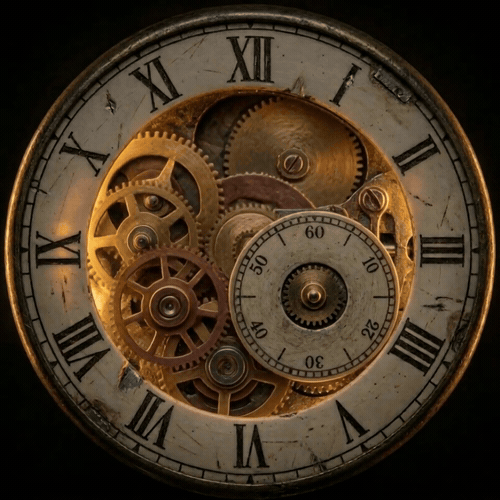
#> input picture assets/orb_bg.gif, 500 x 500 px, found by its file name
$ python bake_gif.py
#> lines starting #> are read from the running program, lines starting #| are printed output that depends on the picture
#!/usr/bin/env python3
"""
bake_gif.py — offline GIF -> raw RGB565 frame-bank baker for the orb bench.

Why offline (not an on-device GIF decoder):
  * orb_bg.gif's 20 frames are FULL-screen, all with an alpha transparency index
    and disposal=1 ("do not dispose"). Frame N is a transparent LAYER meant to sit
    on top of frames 0..N-1. A naive per-frame blit (what a simple on-device
    decoder does) renders each frame's transparent pixels as empty, so the orb
    falls apart. We composite on a persistent canvas honouring the disposal method
    per GIF89a, then bake finished full frames.
  * Raw RGB565 is 466*466*2 = 434,312 B/frame; x20 ~ 8.3 MB. Too big for the app
    partition's 1.5 MB and to sit in 8 MB PSRAM with everything else, and GDMA
    can't source pixels from PSRAM/flash without a bounce. So the frames become a
    flash-resident blob that LVGL reads with the CPU and re-flushes via the
    already-fixed partial path (byte-swap + even-align + TE-gated DMA).

Byte order: pixels are emitted as uint16 in the SAME little-endian native order
LVGL uses for LV_COLOR_DEPTH=16, so the on-device flush treats them identically to
anything LVGL rendered itself (including the RGB565 byte-swap fix).

Usage:
  python3 tools/bake_gif.py assets/orb_bg.gif [--mode cover|fit] \
      [--preview-dir assets/preview]
"""
import argparse
import os
import sys
from PIL import Image

GIF_BG = (0, 0, 0)  # true-black: invisible on the AMOLED, matches the clock bg


def decode_frame_rgba(im, i):
    """RGBA image for frame i, transparency index folded into alpha.

    Pillow >=5.3 applies im.info['transparency'] (a palette index) to the alpha
    channel automatically on convert('RGBA') from 'P' mode, so no manual mask is
    needed. We re-open fresh per frame to keep PIL's seek state predictable.
    """
    im.seek(i)
    return im.convert("RGBA")


def scale_to_panel(rgba_img, out_w, out_h, mode):
    """500x500 -> out_w x out_h: 'cover' (uniform-fill + centre-crop, so the flush
    rectangle is fully painted every frame = true full-page refresh), or 'fit'
    (contain + letterbox on black)."""
    iw, ih = rgba_img.size
    if mode == "cover":
        scale = max(out_w / iw, out_h / ih)
        nw, nh = int(round(iw * scale)), int(round(ih * scale))
        r = rgba_img.resize((nw, nh), Image.LANCZOS)
        left, top = (nw - out_w) // 2, (nh - out_h) // 2
        return r.crop((left, top, left + out_w, top + out_h))
    scale = min(out_w / iw, out_h / ih)
    nw, nh = int(round(iw * scale)), int(round(ih * scale))
    r = rgba_img.resize((nw, nh), Image.LANCZOS)
    out = Image.new("RGBA", (out_w, out_h), GIF_BG + (255,))
    out.paste(r, ((out_w - nw) // 2, (out_h - nh) // 2), r)
    return out


def rgba_to_rgb565_le(rgba_img):
    """Flatten alpha over black, then pack RGB565 as little-endian uint16 bytes
    (low byte first) — the in-memory order LVGL uses for LV_COLOR_DEPTH=16."""
    flat = Image.new("RGB", rgba_img.size, GIF_BG)
    flat.paste(rgba_img, (0, 0), rgba_img)  # third arg = alpha mask
    w, h = flat.size
    px = flat.load()
    out = bytearray(w * h * 2)
    o = 0
    for y in range(h):
        for x in range(w):
            r, g, b = px[x, y]
            v = ((r & 0xF8) << 8) | ((g & 0xFC) << 3) | (b >> 3)
            out[o] = v & 0xFF
            out[o + 1] = (v >> 8) & 0xFF
            o += 2
    return bytes(out)


def main():
    ap = argparse.ArgumentParser()
    ap.add_argument("gif", nargs="?", default="assets/orb_bg.gif")
    ap.add_argument("--bin", default="assets/orb_bg_565.bin")
    ap.add_argument("--header", default="assets/orb_bg_assets.h")
    ap.add_argument("--width", type=int, default=466)
    ap.add_argument("--height", type=int, default=466)
    ap.add_argument("--mode", choices=["cover", "fit"], default="cover")
    ap.add_argument("--preview-dir", default=None,
                    help="also dump composited RGBA PNGs for eyeball QA")
    args = ap.parse_args()

    if not os.path.exists(args.gif):
        sys.exit(f"input gif not found: {args.gif}")

    im = Image.open(args.gif)
#> im is the input picture: PIL image 500x500 P; mean R, G, B, A 67.4, 51.9, 34.2, 255
    n = getattr(im, "n_frames", 1)
#> n = 20
    print(f"source: {im.size[0]}x{im.size[1]}  frames={n}  mode={args.mode}")
#| source: 500x500  frames=20  mode=cover

    # Disposal methods read once, up front, from each frame's info block.
    disposals = []
    for i in range(n):
        im.seek(i)
        disposals.append(im.info.get("disposal", 0))
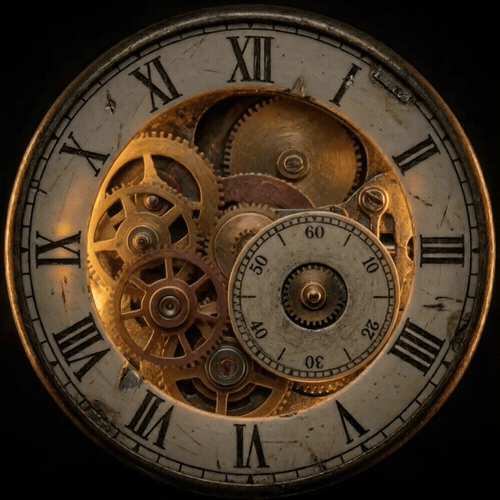
#> im: PIL image 500x500 RGBA; mean R, G, B, A 67, 51.4, 33.9, 255
#> after the loop, disposals = [0, 0, 0, 0, 0, 0, 0, 0, 0, 0, 0, 0, 0, 0, 0, 0, 0, 0, 0, 0]

    logical = im.size
#> logical = (500, 500)
    canvas = Image.new("RGBA", logical, GIF_BG + (255,))
    frame_bytes = args.width * args.height * 2
    bank = bytearray()
    delays = []
    if args.preview_dir:
        os.makedirs(args.preview_dir, exist_ok=True)

    for i in range(n):
        disposal = disposals[i]
        backup = canvas.copy()                 # for disposal=3 (restore previous)
        frame = decode_frame_rgba(im, i)
        canvas.paste(frame, (0, 0), frame)      # transparent px keep the canvas
        delays.append(im.info.get("duration", 40))

        scaled = scale_to_panel(canvas, args.width, args.height, args.mode)
        bank += rgba_to_rgb565_le(scaled)
        if args.preview_dir:
            scaled.save(os.path.join(args.preview_dir, f"frame_{i:02d}.png"))

        if disposal == 2:                        # restore to background
            canvas = Image.new("RGBA", logical, GIF_BG + (255,))
        elif disposal == 3:                      # restore to previous canvas
            canvas = backup
        # disposal 0/1: keep the accumulated canvas
        print(f"  frame {i:2d}  disposal={disposal}  delay={delays[-1]}ms")
#> this loop made 20 passes
#|   frame  0  disposal=0  delay=40ms
#|   frame  1  disposal=0  delay=40ms
#|   frame  2  disposal=0  delay=50ms
#|   frame  3  disposal=0  delay=40ms
#|   frame  4  disposal=0  delay=40ms
#|   frame  5  disposal=0  delay=40ms
#|   frame  6  disposal=0  delay=40ms
#|   frame  7  disposal=0  delay=40ms
#> (further printed lines are left out)
#> pass 2, in main, `frame = decode_frame_rgba(im, i)`:
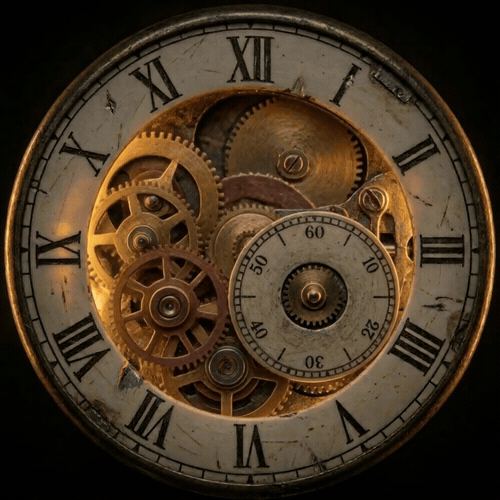
#> frame: PIL image 500x500 RGBA; mean R, G, B, A 67.1, 51.7, 34, 255
#> after the loop, delays = [40, 40, 50, 40, 40, 40, 40, 40, 50, 40, 40, 40, 40, 40, 50, 40, 40, 40, 40, 40]

    assert len(bank) == frame_bytes * n, f"bank {len(bank)} != {frame_bytes}*{n}"
    with open(args.bin, "wb") as f:
        f.write(bank)

    with open(args.header, "w") as f:
        f.write(
            "/* AUTO-GENERATED by tools/bake_gif.py — DO NOT EDIT.\n"
            " * Re-bake:  python3 tools/bake_gif.py assets/orb_bg.gif\n"
            " */\n#pragma once\n\n"
            f"#define ORB_BG_FRAME_W     {args.width}\n"
            f"#define ORB_BG_FRAME_H     {args.height}\n"
            f"#define ORB_BG_FRAME_COUNT {n}\n"
            "#define ORB_BG_FRAME_BYTES (ORB_BG_FRAME_W * ORB_BG_FRAME_H * 2)\n"
            "#define ORB_BG_TOTAL_BYTES (ORB_BG_FRAME_BYTES * ORB_BG_FRAME_COUNT)\n\n"
            "/* Per-frame delay (ms) captured from the GIF. */\n"
            f"static const uint16_t orb_bg_delays[{n}] = {{ "
            + ", ".join(str(d) for d in delays) + " };\n\n"
            "/* Symbols from target_add_binary_data(... orb_bg_565.bin BINARY). */\n"
            "extern const uint8_t orb_bg_565_bin_start[] asm(\"_binary_orb_bg_565_bin_start\");\n"
            "extern const uint8_t orb_bg_565_bin_end[]   asm(\"_binary_orb_bg_565_bin_end\");\n"
        )

    print(f"\nwrote {args.bin} ({len(bank)} B, {n} frames)")
#| wrote assets/orb_bg_565.bin (8686240 B, 20 frames)
    print(f"wrote {args.header}")
    print("next: enlarge the factory app partition (>= ORB_BG_TOTAL_BYTES + headroom) "
          "and wire target_add_binary_data() into main/CMakeLists.txt")


if __name__ == "__main__":
    main()
